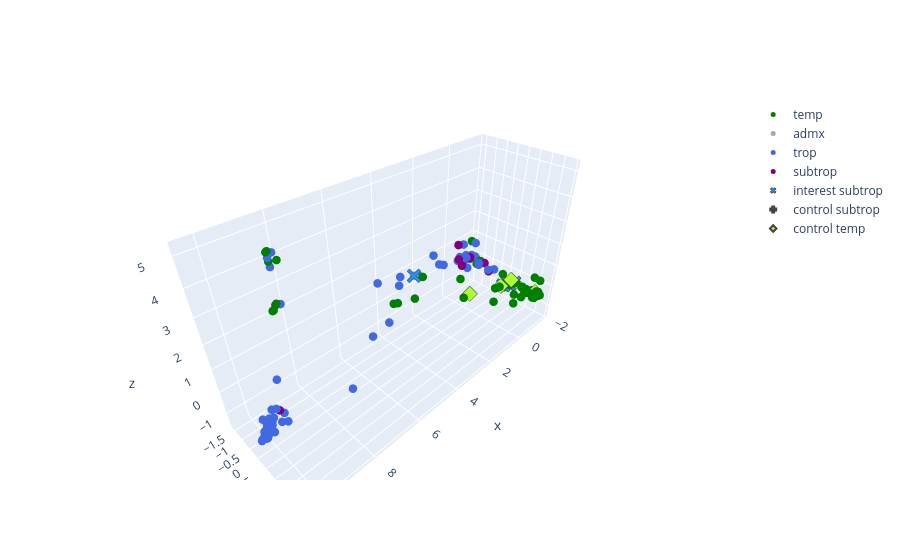

The notebook cell saved with this chart:
### Code cell
plot_interest(genotype, summary, RG_info, subset_col, Names, code= code, gp_names_dict= gp_names_dict,ref_keep= ref_keep,
                                                    include= Names_select, Sn= Sn, Sm= Sm, gp_cols= gp_cols, sample= False)
